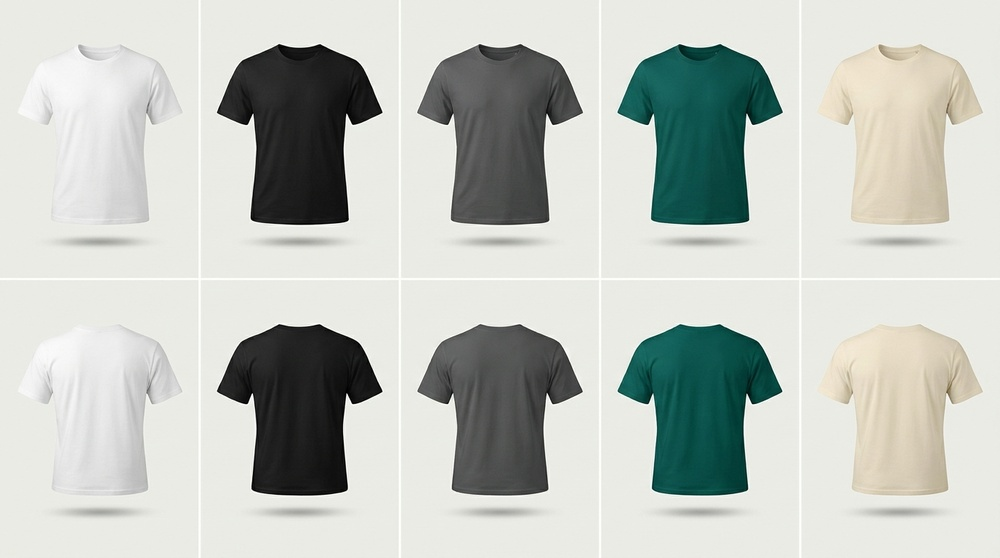
#> input picture Pictures OF Brand/Pictures of Clothes/T-Shirts/Gemini_Generated_Image_tf8axvtf8axvtf8a.jpg, 1000 x 558 px, shrunk from 1376 x 768 before the run, found by its file name
$ python analyze_sheet.py
#> lines starting #> are read from the running program, lines starting #| are printed output that depends on the picture; after the words box and inside, x2 and y2 are one past the last pixel; in counts of white or black regions, pixels touching at a corner belong together
import os
from PIL import Image
import numpy as np

base = r"D:\IEEE\Pictures OF Brand\Pictures of Clothes"

def analyze_sheet(name, path, cols, rows):
#> called with name = 'tshirt', cols = 5, rows = 2
    img = Image.open(path)
#> img is the input picture: PIL image 1000x558 RGB; mean R, G, B 192.9, 197.4, 191.4
    arr = np.array(img, dtype=float)
    h, w, _ = arr.shape
#> h = 558; w = 1000

    # Outer background
    edge_pixels = np.concatenate([arr[:4, :, :].reshape(-1, 3), arr[-4:, :, :].reshape(-1, 3), arr[:, :4, :].reshape(-1, 3), arr[:, -4:, :].reshape(-1, 3)])
    bg = np.median(edge_pixels, axis=0)
#> bg = [234, 235, 229]
    diff = np.linalg.norm(arr - bg, axis=2)
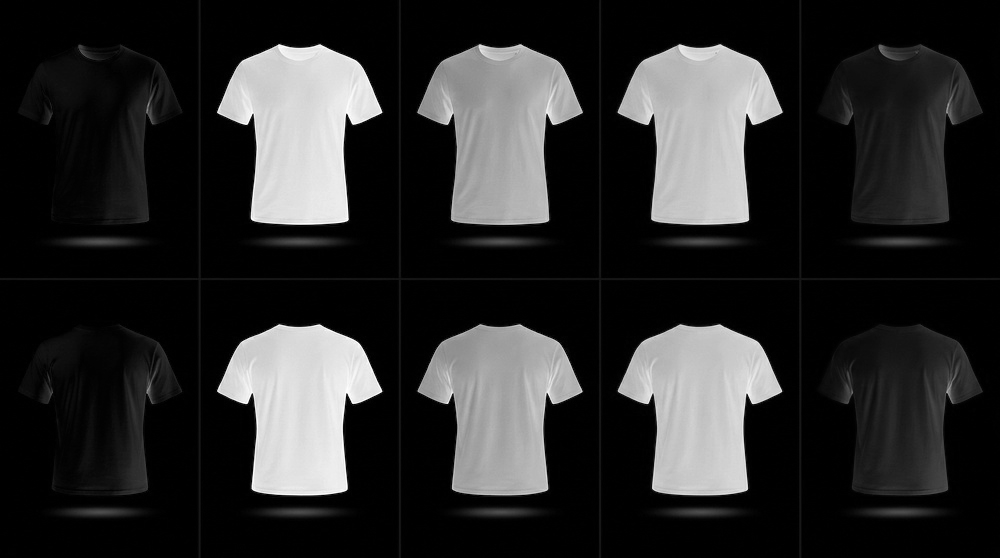
#> diff: shape (558, 1000) float64; min 0, max 403, mean 70.1; drawn with min black and max white

    print(f"\n--- Detailed Analysis for {name} ---")

    # Threshold for content
    content_mask = diff > 7.0
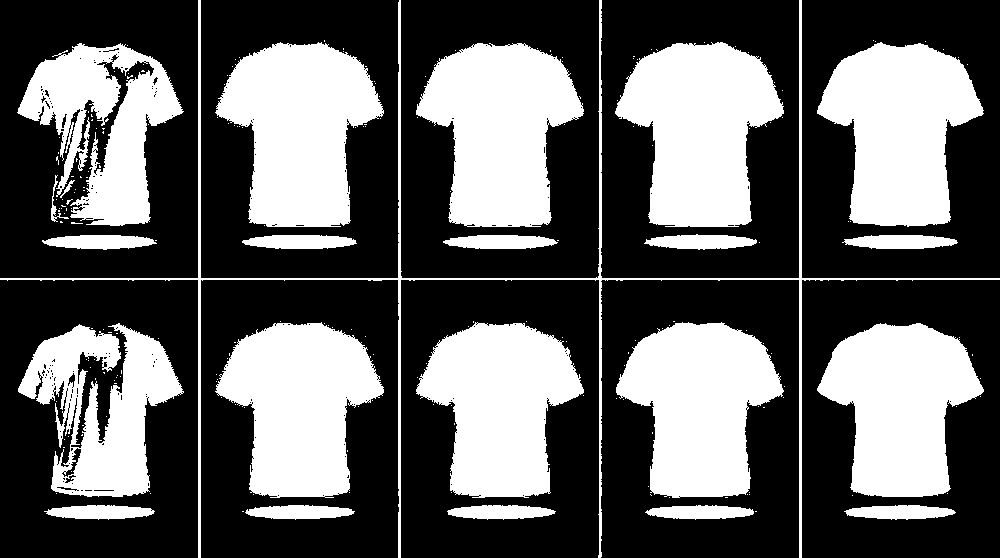
#> content_mask: shape (558, 1000) bool; 37.8% white; 218 white regions (195 under 20 px), largest, box (x1, y1, x2, y2) and area: (615, 42, 784, 227) 20817, (215, 42, 384, 227) 20580, (416, 43, 584, 227) 20532

    # Let's find vertical gutters (columns)
    # Search around uniform split points
    col_divs = []
    for c in range(1, cols):
        approx = int(w * c / cols)
        # Search window of +/- 40 pixels
        sub = diff[:, approx - 40 : approx + 40]
        # Sum of difference along columns in the window
        col_sum = sub.mean(axis=0)
        best_offset = np.argmin(col_sum)
        best_x = (approx - 40) + best_offset
        min_val = col_sum[best_offset]
        col_divs.append((int(best_x), float(min_val)))
#> this loop made 4 passes
#> (best_offset, best_x, min_val) on passes 1 to 4: (28, 188, 0.414), (49, 409, 0.394), (30, 590, 0.586), (49, 809, 0.491)
#> pass 1, in analyze_sheet, `sub = diff[:, approx - 40 : approx + 40]`:
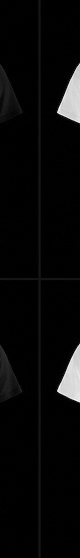
#> sub: shape (558, 80) float64; min 0, max 399, mean 14.4; drawn with min black and max white
#> pass 2, in analyze_sheet, `sub = diff[:, approx - 40 : approx + 40]`:
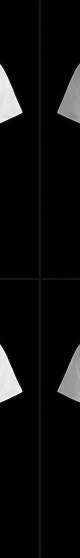
#> sub: shape (558, 80) float64; min 0, max 403, mean 21.5; drawn with min black and max white
#> pass 3, in analyze_sheet, `sub = diff[:, approx - 40 : approx + 40]`:
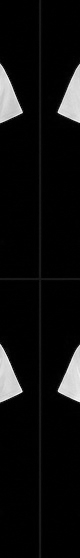
#> sub: shape (558, 80) float64; min 0, max 343.6, mean 20.8; drawn with min black and max white
#> after the loop, col_divs = [(188, 0.414), (409, 0.394), (590, 0.586), (809, 0.491)]

    row_divs = []
    if rows > 1:
        for r in range(1, rows):
            approx = int(h * r / rows)
            sub = diff[approx - 40 : approx + 40, :]
            row_sum = sub.mean(axis=1)
            best_offset = np.argmin(row_sum)
            best_y = (approx - 40) + best_offset
            min_val = row_sum[best_offset]
            row_divs.append((int(best_y), float(min_val)))
#> this loop made 1 pass
#> (best_offset, best_y, min_val) on pass 1: (23, 262, 0.557)
#> pass 1, in analyze_sheet, `sub = diff[approx - 40 : approx + 40, :]`:
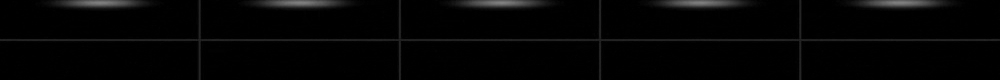
#> sub: shape (80, 1000) float64; min 0, max 128.2, mean 4.8
#> after the loop, row_divs = [(262, 0.557)]

    print(f"Col division lines: {[x for x, val in col_divs]}")
#| Col division lines: [188, 409, 590, 809]
    print(f"Col division gutter min diffs: {[round(val, 2) for x, val in col_divs]}")
#| Col division gutter min diffs: [0.41, 0.39, 0.59, 0.49]
    if row_divs:
        print(f"Row division lines: {[y for y, val in row_divs]}")
#| Row division lines: [262]
        print(f"Row division gutter min diffs: {[round(val, 2) for y, val in row_divs]}")
#| Row division gutter min diffs: [0.56]

    # Check each cell's content bounds to see if any cell touches the division line
    xs = [0] + [x for x, _ in col_divs] + [w]
#> xs = [0, 188, 409, 590, 809, 1000]
    ys = [0] + [y for y, _ in row_divs] + [h]
#> ys = [0, 262, 558]

    for r in range(rows):
        for c in range(cols):
            x1, x2 = xs[c], xs[c+1]
            y1, y2 = ys[r], ys[r+1]
            cell_mask = content_mask[y1:y2, x1:x2]
            cy, cx = np.where(cell_mask)
            if len(cx) > 0:
                pad_l = cx.min()
                pad_r = (x2 - x1) - 1 - cx.max()
                pad_t = cy.min()
                pad_b = (y2 - y1) - 1 - cy.max()
                print(f"  Cell (row={r}, col={c}): bbox size={cx.max()-cx.min()}x{cy.max()-cy.min()}, padding L={pad_l}, R={pad_r}, T={pad_t}, B={pad_b}")
            else:
                print(f"  Cell (row={r}, col={c}): EMPTY")
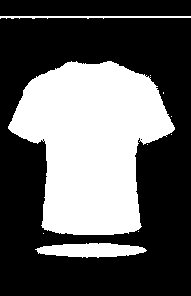
#> cell_mask: shape (296, 191) bool; 36.5% white; 10 white regions (7 under 20 px), largest, box (x1, y1, x2, y2) and area: (8, 61, 175, 235) 19030, (35, 243, 147, 258) 1215, (0, 16, 191, 19) 395

analyze_sheet('tshirt', os.path.join(base, 'T-Shirts', 'Gemini_Generated_Image_tf8axvtf8axvtf8a.jpg'), 5, 2)
